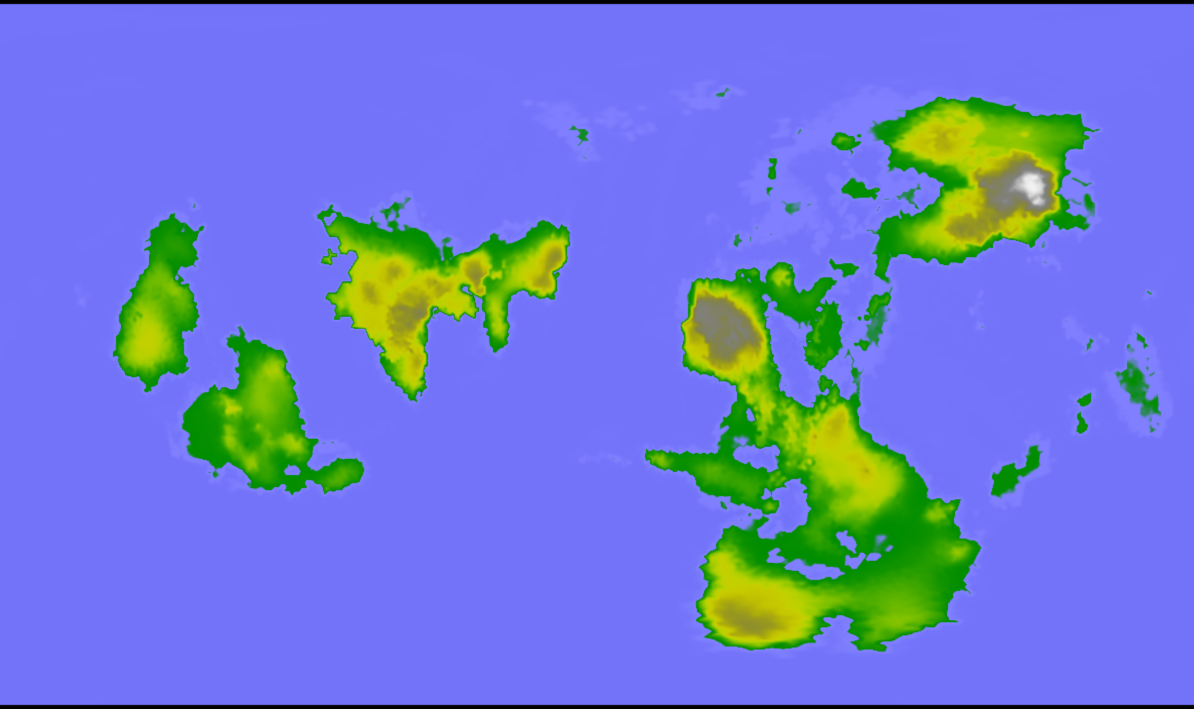
#> input picture map.png, 2388 x 1418 px (shown at 1/2 size); its folder holds only this picture in this run
$ python HieghtScale.py
#> lines starting #> are read from the running program, lines starting #| are printed output that depends on the picture
#> the answer given: map.png
from tkinter import filedialog
from tkinter import *
from PIL import Image, ImageFilter

def map_colors(image_path):
    # try:
        # Відкриття зображення
#> called with image_path = 'map.png'
        image = Image.open(image_path)
#> image is the input picture: PIL image 2388x1418 RGBA; mean R, G, B, A 109.8, 123.2, 207.9, 255
        # Перевірка формату зображення
        if image.format == "PNG":
            # Розбиття діапазону кольорів на 10 позицій
            color_range = [(0, 128, 0), (34, 139, 34), (60, 179, 60), (84, 208, 84),
                           (120, 230, 120), (170, 255, 170), (204, 255, 204), (230, 255, 230),
                           (245, 255, 245), (255, 255, 255)]
            # Конвертація зображення в режим "L" (відтінки сірого)
            gray_image = image.convert("L")
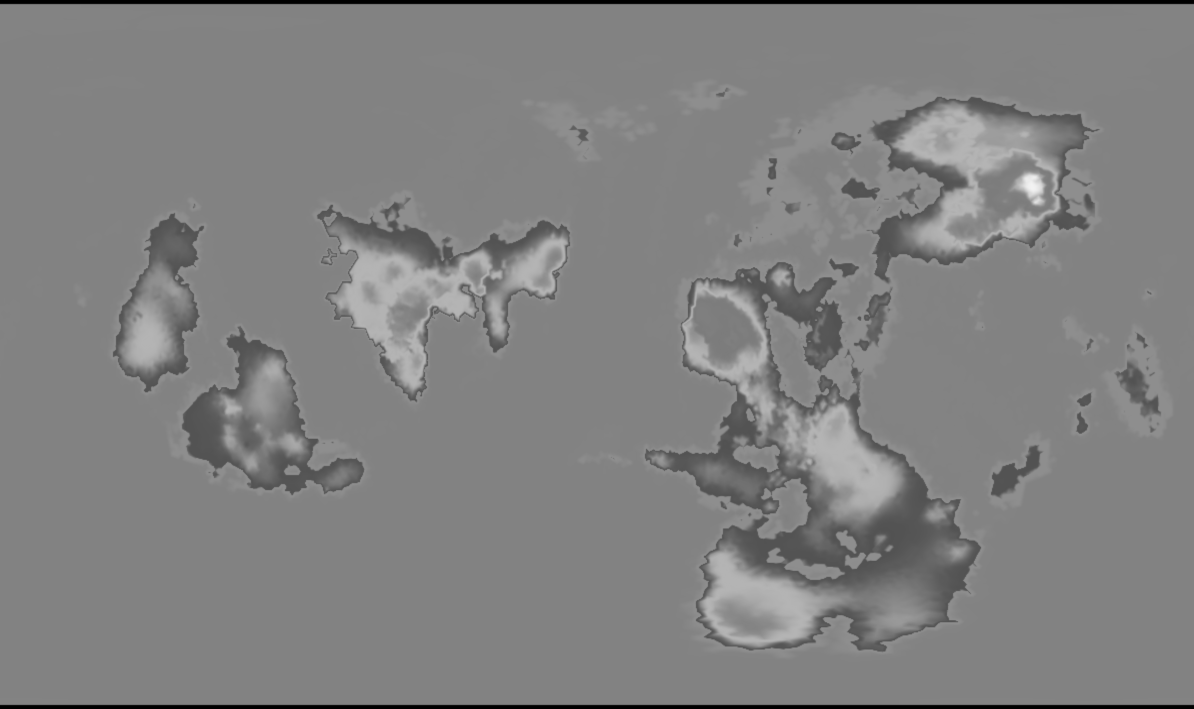
#> gray_image: PIL image 2388x1418 L (shown at 1/2 size); min 0, max 242, mean 128.6
            gray_image.show()
            # Нормалізація значень пікселів в діапазон від 0 до 9
            normalized_image = gray_image.point(lambda p: int(p / 25.5))
            # Заміна кожного пікселя на відповідний кольор з діапазону
#> (the run stopped early here; a loop or call above may not have finished)
